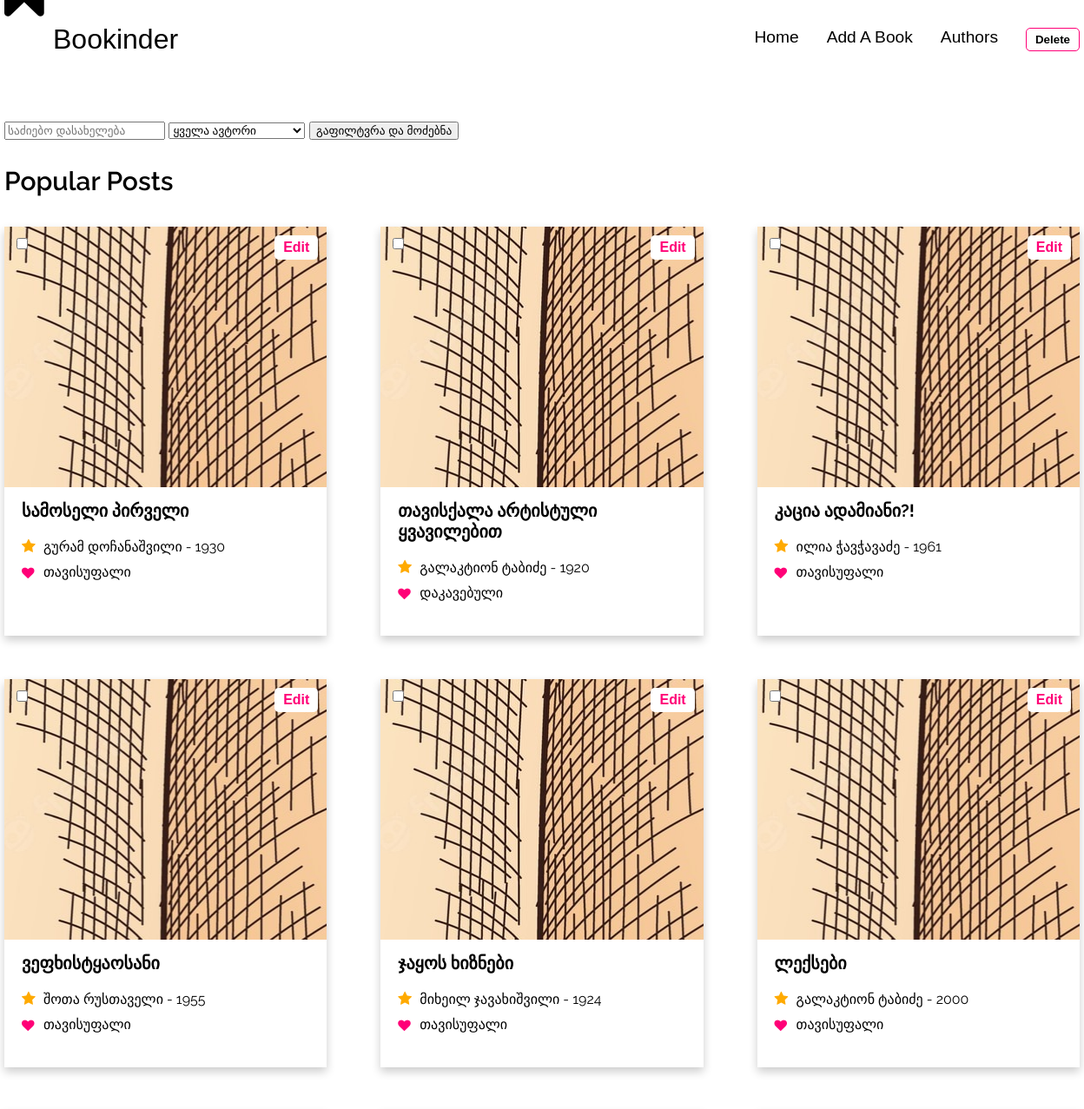
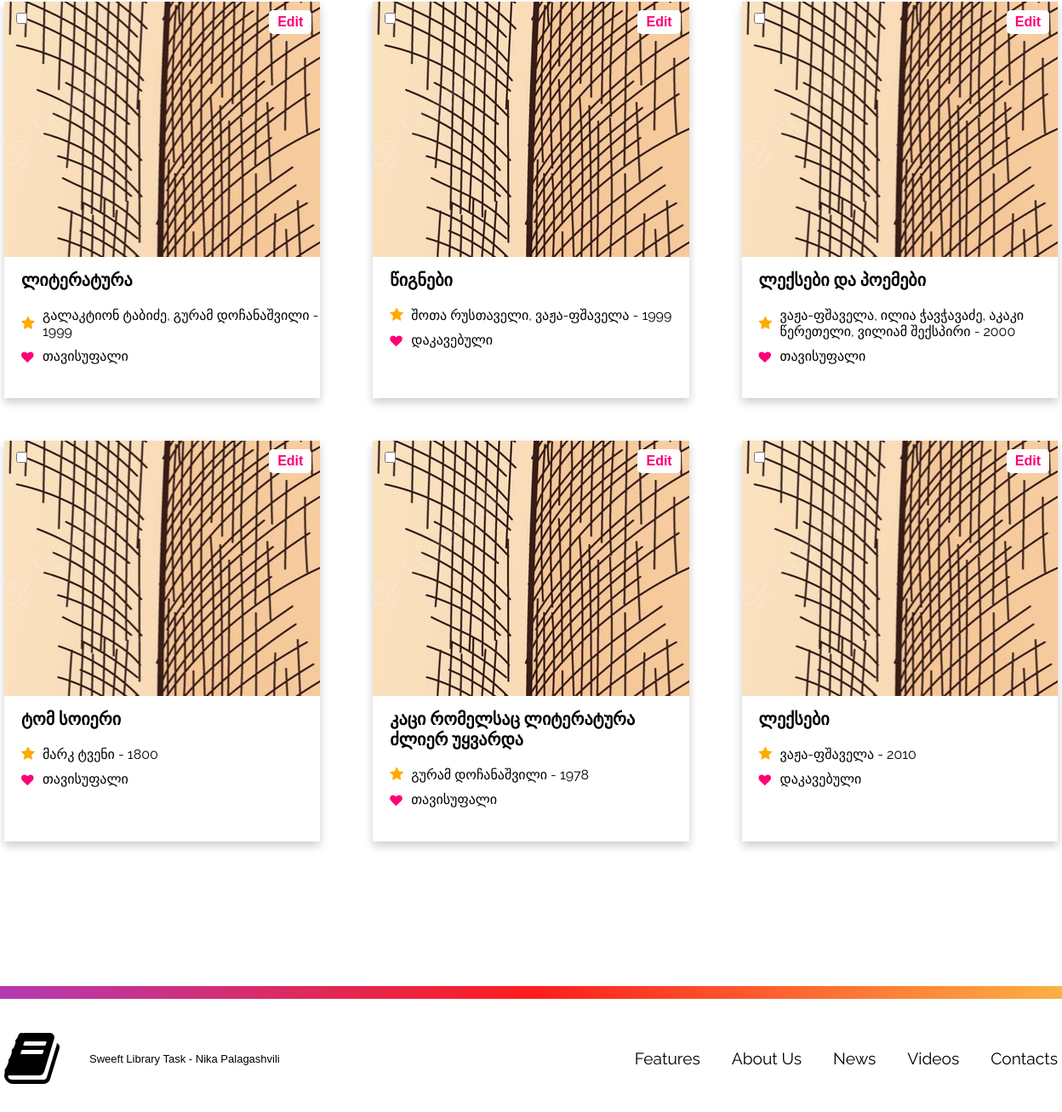
The page / on the database its author committed (2 pictures, top to bottom).
### tables this page shows
CREATE TABLE `books` (
  `id` int(11) NOT NULL,
  `title` varchar(255) NOT NULL,
  `relDate` int(11) NOT NULL,
  `status` varchar(255) NOT NULL,
  `author` varchar(255) NOT NULL
);

### classes/dbh.class.php (called while the page is built)
<?php
class Dbh {
    private $host = "localhost";
    private $user = "nika";
    private $pwd = "nika-125";
    private $dbName = "sweeft_library";
    public function connect() {
        $dsn = 'mysql:host=' . $this->host . ';dbname=' . $this->dbName;
        $pdo = new PDO($dsn,$this->user,$this->pwd);
        $pdo->setAttribute(PDO::ATTR_DEFAULT_FETCH_MODE,PDO::FETCH_ASSOC);
        return $pdo;
    }
}

### classes/books.class.php (called while the page is built, shortened)
<?php
require_once "dbh.class.php";
class Books extends Dbh {
    public function getBooks(){
        $sql = "SELECT id, title, relDate, status, author FROM books";
        $stmt = $this->connect()->prepare($sql);
        $stmt->execute();
        $results = $stmt->fetchAll();
        return $results;
    }
    public function getTitles(){
        $sql = "SELECT DISTINCT title FROM books";
        $stmt = $this->connect()->prepare($sql);
        $stmt->execute();
        $results = $stmt->fetchAll();
        return $results;
    }
}

### classes/booksView.php (the view, shortened to what this page needs)
<?php
require_once "books.class.php";
class BooksView {
    public function getBooks(){
        $books = new Books();
        $results = $books->getBooks();
        return $results;
    }
    public function getTitles(){
        $titles = new Books();
        $results = $titles->getTitles();
        return $results;
    }
    public function showID($book){
        echo htmlspecialchars($book['id']);
    }
    public function showTitle($book){
        echo htmlspecialchars($book['title']);
    }
    public function showRelDate($book){
        echo htmlspecialchars($book['relDate']);
    }
    public function showStatus($book){
        echo htmlspecialchars($book['status']);
    }
    public function showAuthor($book){
        echo htmlspecialchars($book['author']);
    }
}

### includes/header.php (shortened to what this page needs)
<!DOCTYPE html>
<html lang="en">
<head>
</head>
<body>
<!DOCTYPE html>
<html lang="en">
<head>
    <link rel="stylesheet" href="./Style/header.css">
    <link rel="stylesheet" href="./Style/main.css">
    <link rel="stylesheet" href="https://maxcdn.bootstrapcdn.com/font-awesome/4.7.0/css/font-awesome.min.css">
    <link rel="stylesheet" href="./Style/popular3.css">
    <link rel="stylesheet" href="./Style/footer.css">
    <link rel="stylesheet" href="./Style/elements.css">
</head>
<body>
<div class="header">
    <div class="header_inner">
        <div class="header1">
            <a class="fa fa-bookmark night" href="./index.php" ></a>
            <a class="name night" href="./index.php" id="header1">bookinder</a>
        </div>
        <div class="header2">
            <a class="h2" href="./index.php">home</a>
            <a class="h2" href="./add.php">add a book</a>
            <a class="h2" href="./authors.php">Authors</a>
            <button class="delete-btn" value="delete" name="delete-btn" id="delete-btn" form="delete-form">Delete</button>
        </div>
    </div>
</div>

### index.php (shortened to what this page needs)
<?php
require "classes/booksView.php";
$results = new BooksView();
$titles = $results->getTitles();
if (isset($_POST['filter-btn'])){
    $books = $results->getFilteredBooks($_POST['author-filter'], $_POST['search']);
} else {
    $books = $results->getBooks();
}
?>
<?php include "includes/header.php";?>
<div class="search-filter">
    <div class="filter">
        <form action="index.php" method="post" id="filter-form">
            <input type="search" id="search" name="search" placeholder="საძიებო დასახელება" class="input">
            <select name="author-filter" id="author-filter" class="input">
                <option value="*">ყველა ავტორი</option>
            </select>
            <input type="submit" id="filter-btn" name="filter-btn" value="გაფილტვრა და მოძებნა">
        </form>
    </div>
</div>
<div class="popular3">
    <div class="container_popular3">
        <div class="headline">
            popular posts
        </div>
        <form action="index.php" id="delete-form" method="post">
        <div class="container second">
            <?php foreach ($books as $book){ ?>
            <div class='post'>
                <div class='img' style='background-image: url("images/default.jpg")'>
                    <div class="actions">
                        <input type="checkbox" class="delete-checkbox" name="delete-checkbox[]" value="<?php $results->showID($book); ?>">
                        <button class="edit-btn" disabled>
                            <a href="edit.php?id=<?php echo $book['id'];?>" class="edit-link">
                                Edit
                            </a>
                        </button>
                    </div>
                </div>
                <div class='popular_description'>
                    <h3 class='h3_art'>
                        <a href='' class='popular_article'>
                            <?php $results->showTitle($book); ?>
                        </a>
                    </h3>
                    <div class='popular_subtitle'>
                        <div class='fa fa-star'></div>
                        <a class='popular_subtext'><?php $results->showAuthor($book); ?> - <?php $results->showRelDate($book); ?> </a>
                    </div>
                    <div class='popular_subtitle second'>
                        <div class='fa fa-heart'id='icon'></div>
                        <a class='like_subtext'><?php $results->showStatus($book); ?></a>
                    </div>
                </div>
            </div>
            <?php } ?>
        </div>
        </form>
    </div>
</div>
<?php include "includes/footer.php";?>
</body>
</html>
</body>
</html>

### includes/footer.php (shortened to what this page needs)
<footer class="footer">
    <div class="line"></div>
    <div class="container footer">
        <div class="footer_description">
            <div class="fa fa-book"></div>
            <div class="footer_text">Sweeft Library Task - Nika Palagashvili</div>
        </div>
        <div class="footer_navigation">
            <a class="hf" href="">features</a>
            <a class="hf" href="">about us</a>
            <a class="hf" href="">news</a>
            <a class="hf" href="">videos</a>
            <a class="hf" href="">contacts</a>
        </div>
    </div>
</footer>

### Style/header.css (style rules this page uses)
.header { width: 77.375rem; margin: 0 auto; padding: 1.7rem 0 4.75rem 0; }
.header_inner { display: flex; justify-content: space-between; text-transform: capitalize; align-items: center; }
.header1 { display: flex; align-items: center; }
.fa.fa-bookmark { top: -40px; font-size: 4rem; color: black; text-decoration: none; transition: 0.2s linear color, 0.2s linear font-size, 0.2s linear transform; position: absolute; }
.name { font-size: 2rem; color: black; text-decoration: none; margin-left: 3.5rem; }
.header2 { display: flex; }
.h2 { margin-left: 2rem; color: black; text-decoration: none; font-size: 1.2rem; transition: 0.2s linear color, 0.2s linear border; border-bottom:1px solid white; }

### Style/main.css (style rules this page uses)
html { scroll-behavior: smooth; }
body { margin: 0; font-family: 'Montserrat', sans-serif; font-size: 1rem; }
*, *:before, *:after { box-sizing: border-box; }
h1,h2,h3,h4,h5 { padding: 0; margin: 0; }

### Style/popular3.css (style rules this page uses)
.popular3 { width: 100%; margin: 0 auto; padding-bottom: 90px; }
.container_popular3 { width: 77.375rem; margin: 0 auto; }
.container.second { max-width: 100%; justify-content: space-between; margin-bottom: 30px; display: flex; flex-wrap: wrap; }
.headline { text-transform: capitalize; font-weight: 600; font-family: 'Raleway', sans-serif; font-size: 30px; padding-bottom: 35px; }
.post { width: 30%; transition: 0.2s linear all; box-shadow: 0px 5px 10px 0px rgba(0.5,1,2,0.2); margin-bottom: 50px; }
.popular_description { padding-left: 20px; }
.img { width: 100%; height: 300px; background-position: center; background-size: auto; }
.popular_article { font-family: 'Raleway', sans-serif; font-size: 20px; color: black; text-decoration: none; transition: 0.2s linear transform; margin-top: 5px; }
.h3_art { padding: 15px 0 15px 0; }
.popular_subtitle { display: flex; align-items: center; padding-bottom: 10px; }
.popular_subtitle.second { padding-bottom: 40px; }
.popular_subtext { font-family: 'Raleway', sans-serif; padding-left: 25px; padding-top: 5px; }
.like_subtext { font-family: 'Raleway', sans-serif; padding-left: 25px; }
#icon { padding-left: 0; }

### Style/footer.css (style rules this page uses)
.footer { width: 100%; margin-top: auto; position: relative; }
.line { width: 100%; height: 15px; background: rgb(180,58,179); background: linear-gradient(90deg, rgba(180,58,179,1) 0%, rgba(253,29,29,1) 50%, rgba(252,176,69,1) 100%); content: " "; }
.container.footer { width: 77.375rem; margin: 0 auto; padding: 35px 0; display: flex; justify-content: space-between; align-items: center; }
.footer_description { display: flex; align-items: center; justify-content: space-between; }
.fa.fa-book { font-size: 70px; }
.footer_text { width: 450px; padding-left: 35px; font-size: 13px; font-weight: light; }
.footer_navigation { max-width: 700px; font-family: 'Raleway', sans-serif; font-size: 1.2rem; text-transform: capitalize; }
.hf { margin-left: 2rem; text-decoration: none; color: black; border-bottom: 2px solid white; border-top: 2px solid white; transition: 0.2s linear border; }

### Style/elements.css (style rules this page uses)
#icon { padding-left: 0; }
.fa-heart { font-size: 14.5px; padding-left: 30px; padding-top: 3px; color: #FF0077; transition: 0.2s linear font-size; position: absolute; }
.fa-star { font-size: 17px; padding-top: 3px; padding-right: 8px; color: #FFAA00; transition: 0.2s linear font-size; position: absolute; }
button.edit-btn { background-color: white; position: absolute; right: 10px; border: 0 solid; border-radius: 5px; padding: 5px 10px; }
.edit-link { text-decoration: none; font-size: 16px; font-family: 'Montserrat', sans-serif; font-weight: 800; color: #FF0077; }
.actions { display: flex; padding: 10px 0 0 10px; position: relative; }
.delete-btn { margin-left: 2rem; padding: 5px 10px; background-color: white; border-radius: 5px; border: 1px solid #FF0077; font-family: 'Montserrat', sans-serif; font-weight: 800; }
.search-filter { width: 77.375rem; margin: 0 auto 30px auto; }

### rows shown on the page
books: title "სამოსელი პირველი", author "გურამ დოჩანაშვილი", relDate "1930", status "თავისუფალი"
books: title "თავისქალა არტისტული ყვავილებით", author "გალაკტიონ ტაბიძე", relDate "1920", status "დაკავებული"
books: title "კაცია ადამიანი?!", author "ილია ჭავჭავაძე", relDate "1961", status "თავისუფალი"
books: title "ვეფხისტყაოსანი", author "შოთა რუსთაველი", relDate "1955", status "თავისუფალი"
books: title "ჯაყოს ხიზნები", author "მიხეილ ჯავახიშვილი", relDate "1924", status "თავისუფალი"
books: title "ლექსები", author "გალაკტიონ ტაბიძე", relDate "2000", status "თავისუფალი"
books: title "ლიტერატურა", author "გალაკტიონ ტაბიძე, გურამ დოჩანაშვილი", relDate "1999", status "თავისუფალი"
books: title "წიგნები", author "შოთა რუსთაველი, ვაჟა-ფშაველა", relDate "1999", status "დაკავებული"
books: title "ლექსები და პოემები", author "ვაჟა-ფშაველა, ილია ჭავჭავაძე, აკაკი წერეთელი, ვილიამ შექსპირი", relDate "2000", status "თავისუფალი"
books: title "ტომ სოიერი", author "მარკ ტვენი", relDate "1800", status "თავისუფალი"
books: title "კაცი რომელსაც ლიტერატურა ძლიერ უყვარდა", author "გურამ დოჩანაშვილი", relDate "1978", status "თავისუფალი"
books: title "ლექსები", author "ვაჟა-ფშაველა", relDate "2010", status "დაკავებული"
